Frame 1 (no input): blank canvas, image omitted
Frame 60 (the mouse pressed at the canvas centre just before this capture): blank canvas, image omitted
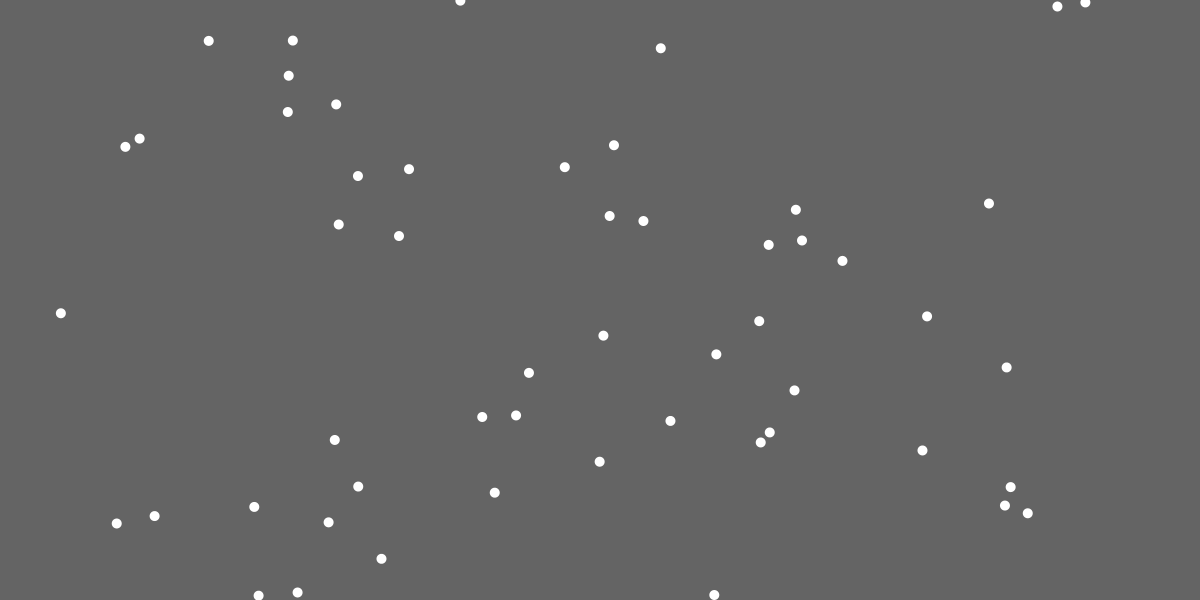
Frame 120 (the mouse held since frame 60 and released just before this capture)

The Processing sketch whose frames 1 and 60 were blank and that drew this single picture after the mouse press (run headless with seeded random() and noise(); from frame 60 on, the mouse is pressed at the canvas centre):

// Processing sketch: processing_118044
// ── processing_118044.pde

Particle my_particle;

Particle[] particle_list;
int particle_number = 100;


void setup(){
  size(1200,600);
  noStroke();
  frameRate(60);
  smooth();
  background(100);
}

void draw(){
  background(100);
//  if (my_particle != null){
//  my_particle.existing();
//  }

  if (particle_list != null){
   for(int i=0; i<particle_number; i++){
     particle_list[i].existing();
   }
  }
}

void mousePressed(){
//  my_particle = new Particle();
  
  particle_list = new Particle[particle_number];
  for (int i = 0; i < particle_number; i++){
    particle_list[i] = new Particle();
  }
}

public class Particle {
float x,y;
float velocity_x, velocity_y;
float acc_x, acc_y;

  public Particle(){
    x = mouseX;
    y = mouseY;
    velocity_x = random(-5,5);     
    velocity_y = random(-5,5);
    acc_x = random(-0.3, 0.3);
    acc_y = random(-0.3, 0.3);
  }
  
  public void existing(){
    velocity_x += acc_x;
    velocity_y += acc_y;
    
    x += velocity_x;
    y += velocity_y; 
    
    ellipse(x,y,10,10);
  }
}
